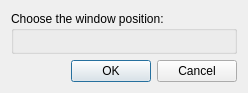
<?xml version="1.0" encoding="UTF-8"?>
<ui version="4.0">
 <class>ScreenPositionDialog</class>
 <widget class="QDialog" name="ScreenPositionDialog">
  <property name="geometry">
   <rect>
    <x>0</x>
    <y>0</y>
    <width>248</width>
    <height>93</height>
   </rect>
  </property>
  <property name="windowTitle">
   <string>Position of the window on the screen</string>
  </property>
  <layout class="QVBoxLayout" name="verticalLayout">
   <item>
    <widget class="QGroupBox" name="windowPositionGroup">
     <property name="enabled">
      <bool>true</bool>
     </property>
     <property name="title">
      <string>Choose the window position:</string>
     </property>
     <property name="checkable">
      <bool>false</bool>
     </property>
     <layout class="QVBoxLayout" name="verticalLayout_6">
      <property name="spacing">
       <number>0</number>
      </property>
      <property name="margin">
       <number>0</number>
      </property>
      <item>
       <widget class="ActionTools::ScreenPositionWidget" name="windowPosition" native="true"/>
      </item>
     </layout>
    </widget>
   </item>
   <item>
    <widget class="QDialogButtonBox" name="buttonBox">
     <property name="standardButtons">
      <set>QDialogButtonBox::Cancel|QDialogButtonBox::Ok</set>
     </property>
    </widget>
   </item>
  </layout>
 </widget>
 <customwidgets>
  <customwidget>
   <class>ActionTools::ScreenPositionWidget</class>
   <extends>QWidget</extends>
   <header location="global">screenpositionwidget.h</header>
   <container>1</container>
  </customwidget>
 </customwidgets>
 <resources/>
 <connections>
  <connection>
   <sender>buttonBox</sender>
   <signal>accepted()</signal>
   <receiver>ScreenPositionDialog</receiver>
   <slot>accept()</slot>
   <hints>
    <hint type="sourcelabel">
     <x>123</x>
     <y>70</y>
    </hint>
    <hint type="destinationlabel">
     <x>123</x>
     <y>46</y>
    </hint>
   </hints>
  </connection>
  <connection>
   <sender>buttonBox</sender>
   <signal>rejected()</signal>
   <receiver>ScreenPositionDialog</receiver>
   <slot>reject()</slot>
   <hints>
    <hint type="sourcelabel">
     <x>123</x>
     <y>70</y>
    </hint>
    <hint type="destinationlabel">
     <x>123</x>
     <y>46</y>
    </hint>
   </hints>
  </connection>
 </connections>
</ui>
